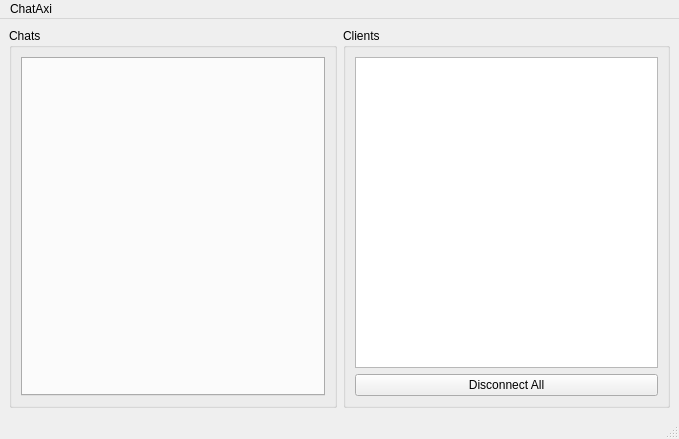
<?xml version="1.0" encoding="UTF-8"?>
<ui version="4.0">
 <class>MainWindow</class>
 <widget class="QMainWindow" name="MainWindow">
  <property name="geometry">
   <rect>
    <x>0</x>
    <y>0</y>
    <width>679</width>
    <height>439</height>
   </rect>
  </property>
  <property name="windowTitle">
   <string>Server</string>
  </property>
  <widget class="QWidget" name="centralwidget">
   <layout class="QHBoxLayout" name="horizontalLayout_2">
    <item>
     <widget class="QGroupBox" name="grpChats">
      <property name="title">
       <string>Chats</string>
      </property>
      <layout class="QHBoxLayout" name="horizontalLayout">
       <item>
        <widget class="QTabWidget" name="tbChats"/>
       </item>
      </layout>
     </widget>
    </item>
    <item>
     <widget class="QGroupBox" name="grpClients">
      <property name="title">
       <string>Clients</string>
      </property>
      <property name="flat">
       <bool>false</bool>
      </property>
      <layout class="QVBoxLayout" name="verticalLayout_2">
       <item>
        <widget class="QListWidget" name="lstClients"/>
       </item>
       <item>
        <widget class="QPushButton" name="btnDisconnectAll">
         <property name="text">
          <string>Disconnect All</string>
         </property>
        </widget>
       </item>
      </layout>
     </widget>
    </item>
   </layout>
  </widget>
  <widget class="QMenuBar" name="menubar">
   <property name="geometry">
    <rect>
     <x>0</x>
     <y>0</y>
     <width>679</width>
     <height>21</height>
    </rect>
   </property>
   <widget class="QMenu" name="menuChatAxi">
    <property name="title">
     <string>ChatAxi</string>
    </property>
   </widget>
   <addaction name="menuChatAxi"/>
  </widget>
  <widget class="QStatusBar" name="statusbar"/>
 </widget>
 <resources/>
 <connections/>
</ui>
